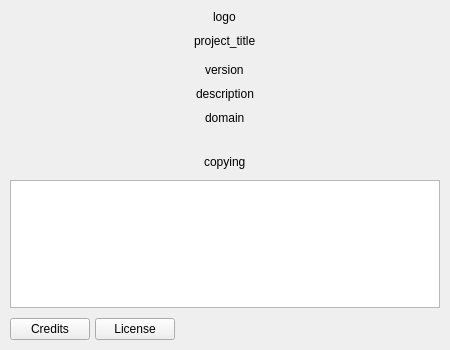
<?xml version="1.0" encoding="UTF-8"?>
<ui version="4.0">
 <class>AboutDialog</class>
 <widget class="QFrame" name="AboutDialog">
  <property name="modal" stdset="0">
   <bool>false</bool>
  </property>
  <property name="windowModality">
   <enum>Qt::NonModal</enum>
  </property>
  <property name="geometry">
   <rect>
    <x>0</x>
    <y>0</y>
    <width>450</width>
    <height>350</height>
   </rect>
  </property>
  <property name="windowTitle">
   <string>About</string>
  </property>
  <property name="sizeGripEnabled" stdset="0">
   <bool>false</bool>
  </property>
  <layout class="QVBoxLayout" name="verticalLayout">
   <property name="spacing">
    <number>10</number>
   </property>
   <property name="leftMargin">
    <number>10</number>
   </property>
   <property name="topMargin">
    <number>10</number>
   </property>
   <property name="rightMargin">
    <number>10</number>
   </property>
   <property name="bottomMargin">
    <number>10</number>
   </property>
   <item alignment="Qt::AlignHCenter">
    <widget class="QLabel" name="lblLogo">
     <property name="text">
      <string>logo</string>
     </property>
    </widget>
   </item>
   <item alignment="Qt::AlignHCenter">
    <widget class="QLabel" name="lblProjectTitle">
     <property name="text">
      <string>project_title</string>
     </property>
    </widget>
   </item>
   <item>
    <widget class="QWidget" name="wdtContent" native="true">
     <layout class="QVBoxLayout" name="vBoxLytContent">
      <property name="spacing">
       <number>5</number>
      </property>
      <property name="topMargin">
       <number>5</number>
      </property>
      <property name="bottomMargin">
       <number>1</number>
      </property>
      <item>
       <layout class="QVBoxLayout" name="verticalLayout_2">
        <property name="spacing">
         <number>10</number>
        </property>
        <property name="bottomMargin">
         <number>10</number>
        </property>
        <item alignment="Qt::AlignHCenter">
         <widget class="QLabel" name="lblVersion">
          <property name="text">
           <string>version</string>
          </property>
         </widget>
        </item>
        <item alignment="Qt::AlignHCenter">
         <widget class="QLabel" name="lblDescription">
          <property name="text">
           <string>description</string>
          </property>
         </widget>
        </item>
        <item alignment="Qt::AlignHCenter">
         <widget class="QLabel" name="lblDomain">
          <property name="text">
           <string>domain</string>
          </property>
          <property name="textFormat">
           <enum>Qt::RichText</enum>
          </property>
          <property name="openExternalLinks">
           <bool>true</bool>
          </property>
          <property name="textInteractionFlags">
           <set>Qt::LinksAccessibleByMouse</set>
          </property>
         </widget>
        </item>
        <item>
         <spacer name="verticalSpacer">
          <property name="orientation">
           <enum>Qt::Vertical</enum>
          </property>
          <property name="sizeHint" stdset="0">
           <size>
            <width>20</width>
            <height>40</height>
           </size>
          </property>
         </spacer>
        </item>
       </layout>
      </item>
      <item>
       <spacer name="verticalSpacer_2">
        <property name="orientation">
         <enum>Qt::Vertical</enum>
        </property>
        <property name="sizeHint" stdset="0">
         <size>
          <width>20</width>
          <height>40</height>
         </size>
        </property>
       </spacer>
      </item>
      <item alignment="Qt::AlignHCenter">
       <widget class="QLabel" name="lblCopying">
        <property name="text">
         <string>copying</string>
        </property>
       </widget>
      </item>
     </layout>
    </widget>
   </item>
   <item>
    <widget class="QTextBrowser" name="txtBws">
     <property name="tabChangesFocus">
      <bool>true</bool>
     </property>
     <property name="openExternalLinks">
      <bool>true</bool>
     </property>
    </widget>
   </item>
   <item>
    <layout class="QHBoxLayout" name="horizontalLayout">
     <property name="spacing">
      <number>5</number>
     </property>
     <item>
      <widget class="QPushButton" name="btnCredits">
       <property name="sizePolicy">
        <sizepolicy hsizetype="Maximum" vsizetype="Fixed">
         <horstretch>0</horstretch>
         <verstretch>0</verstretch>
        </sizepolicy>
       </property>
       <property name="text">
        <string>Credits</string>
       </property>
       <property name="checkable">
        <bool>true</bool>
       </property>
       <property name="checked">
        <bool>false</bool>
       </property>
       <property name="autoDefault">
        <bool>true</bool>
       </property>
       <property name="flat">
        <bool>false</bool>
       </property>
      </widget>
     </item>
     <item>
      <widget class="QPushButton" name="btnLicense">
       <property name="sizePolicy">
        <sizepolicy hsizetype="Maximum" vsizetype="Maximum">
         <horstretch>0</horstretch>
         <verstretch>0</verstretch>
        </sizepolicy>
       </property>
       <property name="text">
        <string>License</string>
       </property>
       <property name="checkable">
        <bool>true</bool>
       </property>
      </widget>
     </item>
     <item>
      <spacer name="horizontalSpacer">
       <property name="orientation">
        <enum>Qt::Horizontal</enum>
       </property>
       <property name="sizeHint" stdset="0">
        <size>
         <width>40</width>
         <height>20</height>
        </size>
       </property>
      </spacer>
     </item>
    </layout>
   </item>
  </layout>
 </widget>
 <resources/>
 <connections>
  <connection>
   <sender>btnCredits</sender>
   <signal>clicked(bool)</signal>
   <receiver>AboutDialog</receiver>
   <slot>onCreditsOrLicenceChecked(bool)</slot>
   <hints>
    <hint type="sourcelabel">
     <x>50</x>
     <y>326</y>
    </hint>
    <hint type="destinationlabel">
     <x>224</x>
     <y>174</y>
    </hint>
   </hints>
  </connection>
  <connection>
   <sender>btnLicense</sender>
   <signal>clicked(bool)</signal>
   <receiver>AboutDialog</receiver>
   <slot>onCreditsOrLicenceChecked(bool)</slot>
   <hints>
    <hint type="sourcelabel">
     <x>135</x>
     <y>326</y>
    </hint>
    <hint type="destinationlabel">
     <x>224</x>
     <y>174</y>
    </hint>
   </hints>
  </connection>
 </connections>
 <slots>
  <slot>onCreditsOrLicenceChecked(bool)</slot>
 </slots>
</ui>
